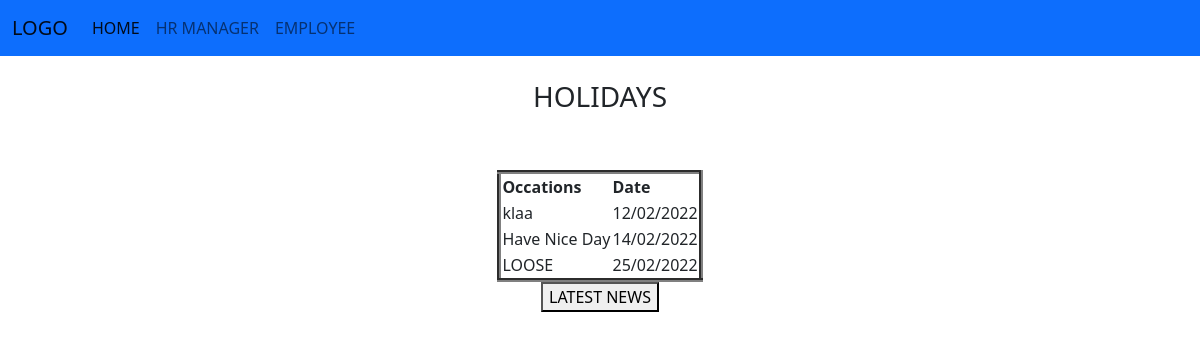
Screenshot of /holidays/ with the database file from the repository.
### app/models.py (models this page shows)
class Calender(models.Model):
	Date =models.CharField(max_length=30)
	Occation = models.CharField(max_length=180)

### app/views.py (the view)
# urls.py: path('holidays/',views.Holidays)
def Holidays(request):
	calender = Calender.objects.all()
	return render(request,'app/holidays.html',{'c':calender})

### templates/app/holidays.html (shortened to what this page needs)
<!DOCTYPE html>
<html>
<head>
</head>
<body>
{% extends 'app/home.html' %}
{% load static %}
{% block body_block %}<br>
<center><h3>HOLIDAYS</h3></center>
<center>
	<table border="4">
	<thead>
	<th>Occations</th>
	<th>Date</th>
</thead>
<br>
{%for i in c %}
<tr>
	<td>{{i.Occation}}</td>
	<td>{{i.Date}}</td>
</tr>
</center>
{% endfor %}<br>
<a href="/news"><center><button>LATEST NEWS</button></center></a>
{% endblock %}

### rows the page displays
Calender: Occation "klaa", Date "12/02/2022"
Calender: Occation "Have Nice Day", Date "14/02/2022"
Calender: Occation "LOOSE", Date "25/02/2022"
